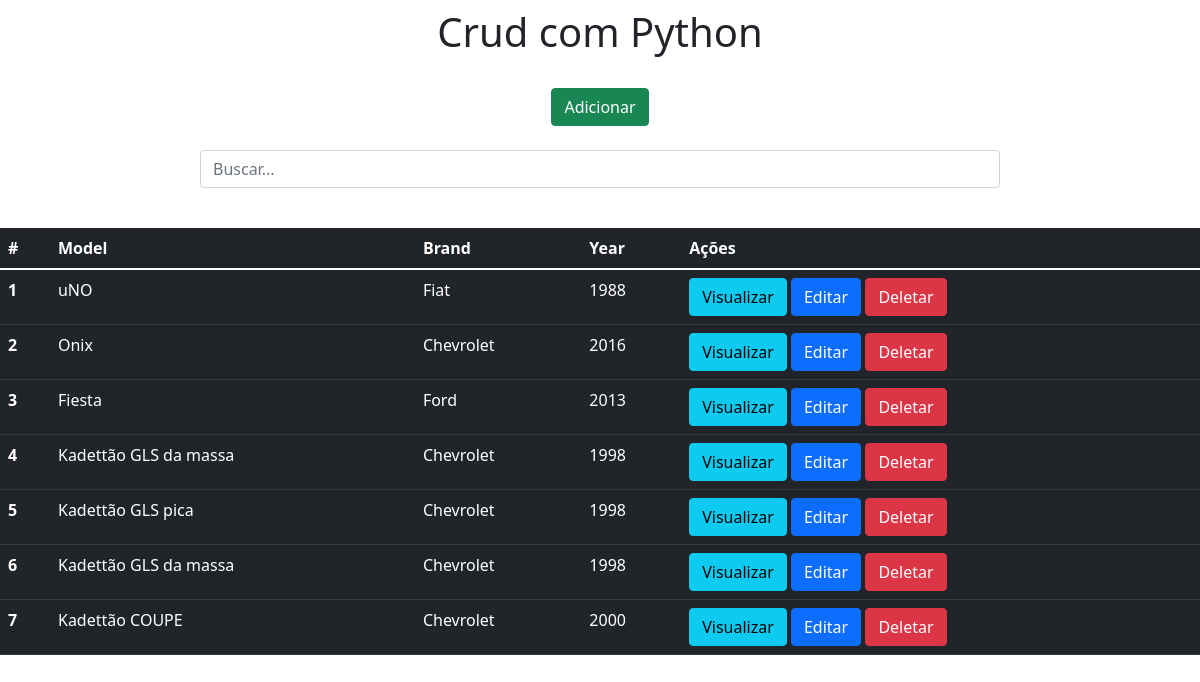
/, run on an earlier commit of the app's database.
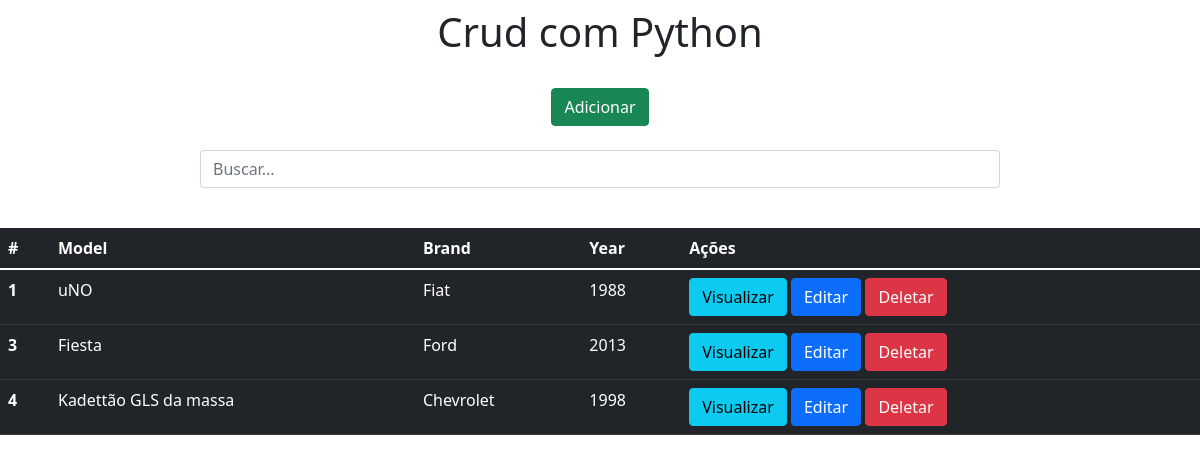
And on a later commit of the database.
### app/models.py (models this page shows)
class Carros(models.Model):
    model = models.CharField(max_length=150)
    brand = models.CharField(max_length=100)
    year = models.IntegerField()

### app/views.py (the view)
# urls.py: 2. Add a URL to urlpatterns:  path('', views.home, name='home')
def home(request):
    data = {}
    search = request.GET.get('search')
    if search:
        data['db'] = Carros.objects.filter(model__icontains=search)
    else:
        data['db'] = Carros.objects.all()
    return render(request, 'index.html', data)

### app/templates/index.html (shortened to what this page needs)
<!DOCTYPE html>
<html lang="pt-br">
<head>
    <link rel="stylesheet" href="https://cdn.jsdelivr.net/npm/bootstrap@5.1.3/dist/css/bootstrap.min.css" rel="stylesheet">
</head>
<body>
    <div class="col-8 m-auto pt-2 pb-2 text-center">
        <h1>Crud com Python</h1>
    </div>
    <div class="col-8 m-auto pt-3 pb-2 text-center">
        <a href="/form" class="btn btn-success">Adicionar</a>
    </div>
    <div class="col-8 m-auto pt-3 pb-2 text-center">
      <form method="get">
        <input type="text" id="search" name="search" class="form-control" placeholder="Buscar...">
      </form>
    </div>
    <div class="col-8 m-auto pt-4 pb-2  text-center">
    </div>
    <table class="table table-dark">
        <thead>
          <tr>
            <th scope="col">#</th>
            <th scope="col">Model</th>
            <th scope="col">Brand</th>
            <th scope="col">Year</th>
            <th scope="col">Ações</th>
          </tr>
        </thead>
        <tbody>
          {% for dbs in db %}
          <tr>
            <th>{{dbs.id}}</th>
            <td>{{dbs.model}}</td>
            <td>{{dbs.brand}}</td>
            <td>{{dbs.year}}</td>
            <td>
              <a href="/view/{{dbs.id}}/" class='btn btn-info'>Visualizar</a>
              <a href="/edit/{{dbs.id}}/" class="btn btn-primary">Editar</a>
              <a href="/delete/{{dbs.id}}/" class="btn btn-danger btnDel">Deletar</a>
            </td>
          </tr>
          {% endfor %}
        </tbody>
      </table>
  {% load static %}
</body>
</html>

What changed in the data, as far as the page shows it:
removed Carros: id "2", model "Onix", brand "Chevrolet", year "2016"
removed Carros: id "5", model "Kadettão GLS pica", brand "Chevrolet", year "1998"
removed Carros: id "6", model "Kadettão GLS da massa", brand "Chevrolet", year "1998"
removed Carros: id "7", model "Kadettão COUPE", brand "Chevrolet", year "2000"
